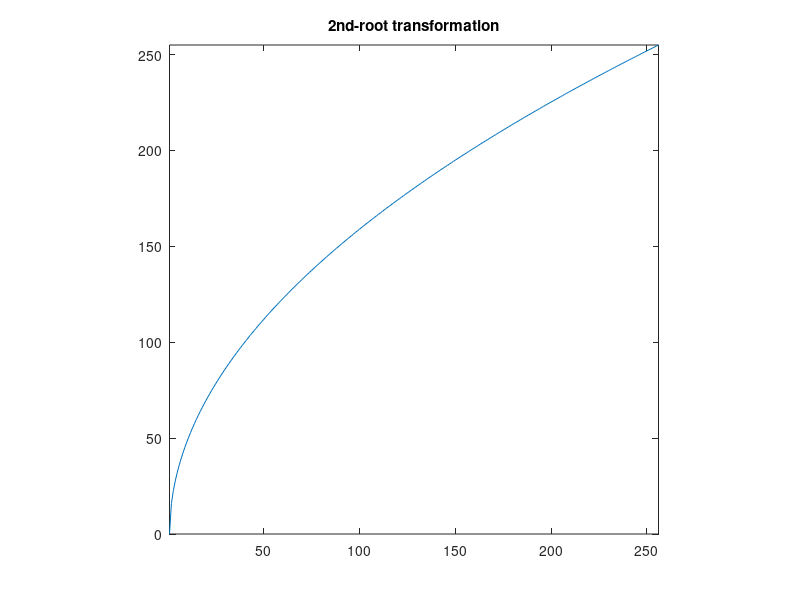

Here is the MATLAB script that generated this plot: (Note: this script raises an error after producing the figure.)
% Close all open figures and clear all workspace variables.
% Generate an nth root function where n equals 2.
close all ;clear;clc;
x = 0:255;n=2;c=255/(255 ^ n);
root = nthroot((x/c), n);
figure, plot(root),title('2nd-root transformation'), axis tight, axis square
I = imread('tire.tif');
I_root = uint8(root(I + 1));
figure,subplot(2,2,1), imshow(I), title('Original Image');
subplot(2,2,2), imshow(I_root), title('Nth Root Image');
subplot(2,2,3),imhist(I),title('histogram of original image');
subplot(2,2,4), imhist(I_root), title('histogram of Nth root image');
% Generate an nth power transformation function.
power=c*(x.^n);
figure, plot(power),title('2nd-power transformation');
axis tight, axis square
I_power = uint8(power(I_root + 1));
subplot(1,2,1), imshow(I_power), title('power Image');
subplot(1,2,2), imhist(I_power), title('histogram of power image');